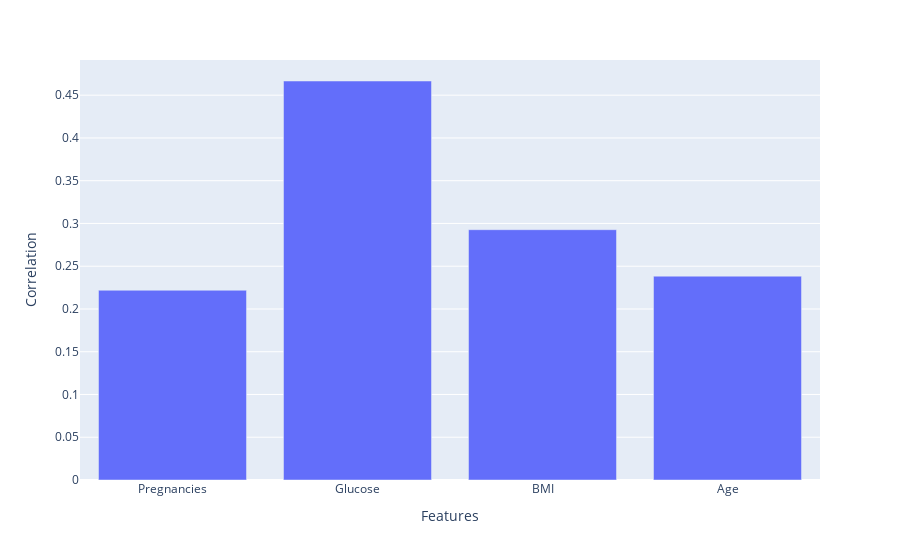

This figure's notebook cell:
### Code cell
df=pd.DataFrame({'Features':finalfets,'Correlation':finalcorrs})
fig = px.bar(df,x='Features',y='Correlation')
fig.show()

### Figure 1 — Plotly figure (JSON) as saved in the notebook; plotly's stock layout.template omitted (floating-point values rounded to 4 significant figures)
{"data": [{"alignmentgroup": "True", "hovertemplate": "Features=%{x}<br>Correlation=%{y}<extra></extra>", "legendgroup": "", "marker": {"color": "#636efa", "pattern": {"shape": ""}}, "name": "", "offsetgroup": "", "orientation": "v", "showlegend": false, "textposition": "auto", "type": "bar", "x": ["Pregnancies", "Glucose", "BMI", "Age"], "xaxis": "x", "y": [0.2219, 0.4666, 0.2927, 0.2384], "yaxis": "y"}], "layout": {"barmode": "relative", "legend": {"tracegroupgap": 0}, "margin": {"t": 60}, "xaxis": {"anchor": "y", "domain": [0, 1], "title": {"text": "Features"}}, "yaxis": {"anchor": "x", "domain": [0, 1], "title": {"text": "Correlation"}}}}
